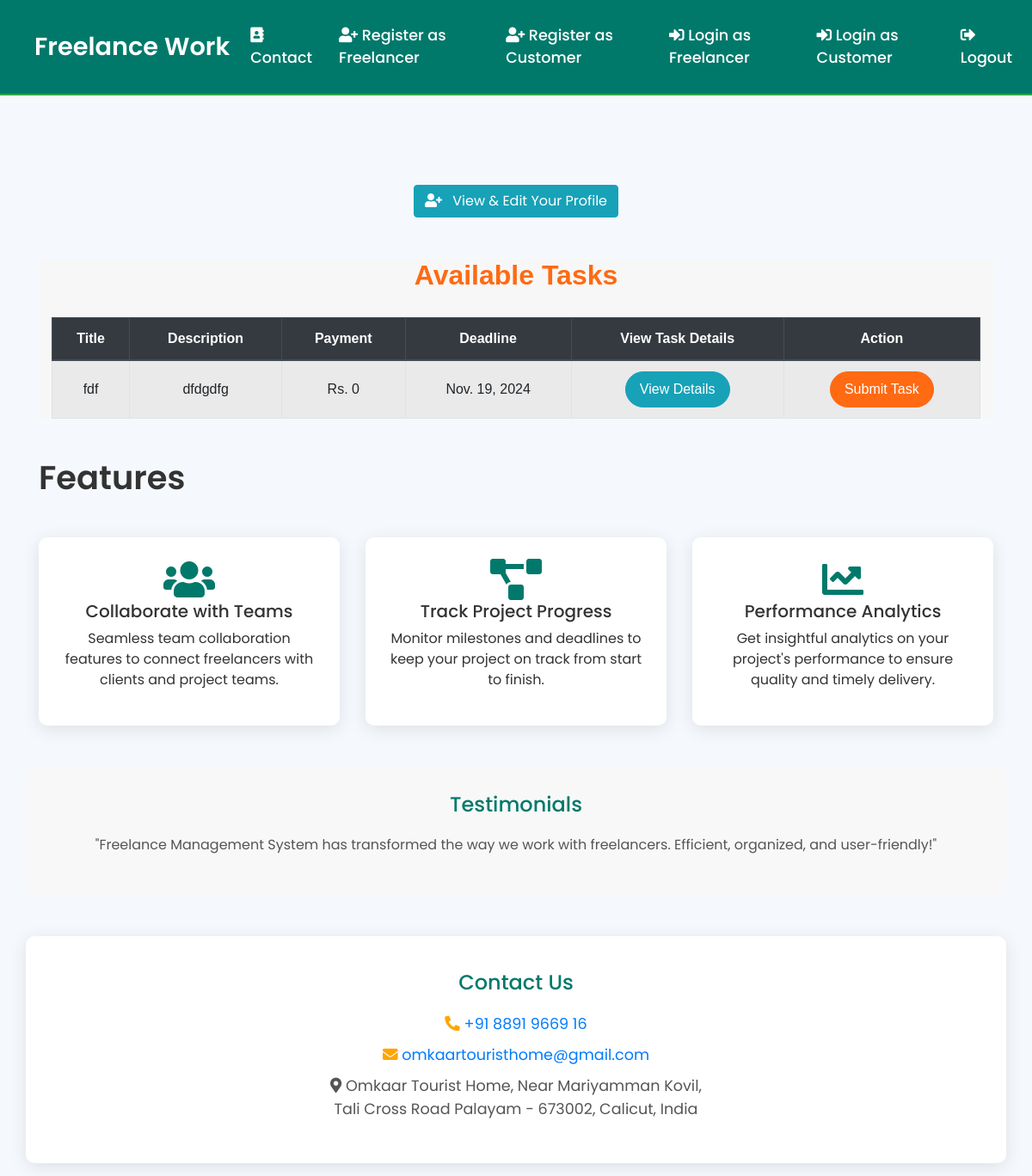
Before: /freelancer_task_list/ (signed in) with the older database file.
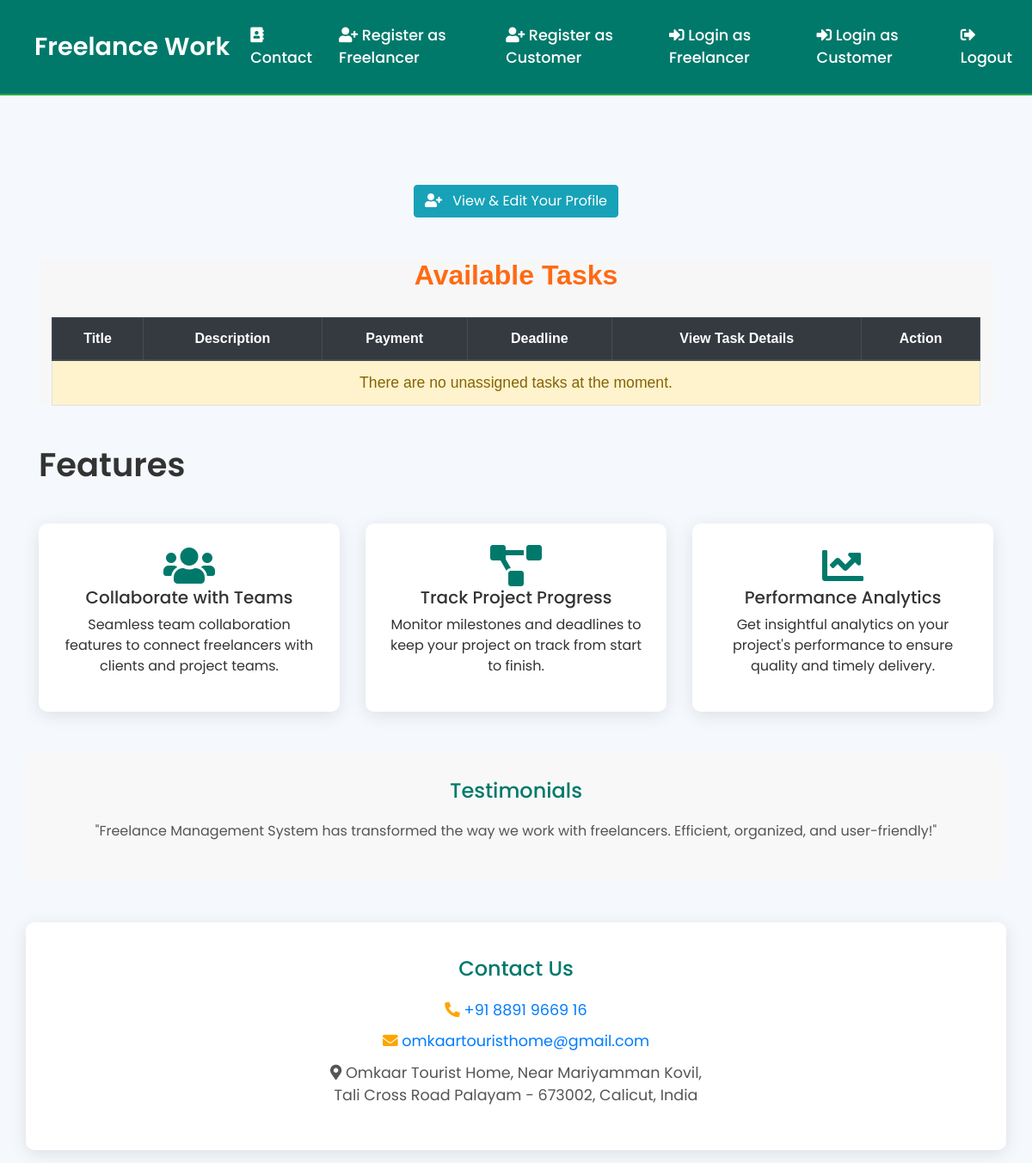
After: the same page with the newer database file.
### freelancers_app/models.py (models this page shows, shortened)
class Task(models.Model):
    title = models.CharField(max_length=200)
    description = models.TextField()
    deadline = models.DateField(null=True, blank=True)
    is_completed = models.BooleanField(default=False)
    payment_amount = models.PositiveIntegerField(default=0)
    file_upload = models.FileField(upload_to='task_documents/', null=True, blank=True)

### freelancers_app/views.py (the view)
# urls.py: path('freelancer_task_list/', views.freelancer_task_list, name='freelancer_task_list'),
@login_required
def freelancer_task_list(request):
    tasks = Task.objects.filter(is_completed=False)
    return render(request, 'freelancer_task_list.html', {'tasks': tasks})

### templates/freelancer_task_list.html (shortened to what this page needs)
{% extends 'home.html' %}
{% block content %}
<a href="{% url 'edit_freelancer_profile' %}" class="btn btn-info" style="text-decoration:none;">
        <i class="fas fa-user-plus mr-2"></i>
        View & Edit Your Profile
</a>
<div class="container task-list mt-5">
    <h2 class="text-center mb-4">Available Tasks</h2>
    <table class="table table-bordered table-striped">
        <thead class="thead-dark">
            <tr>
                <th>Title</th>
                <th>Description</th>
                <th>Payment</th>
                <th>Deadline</th>
                <th>View Task Details</th>
                <th>Action</th>
            </tr>
        </thead>
        <tbody>
            {% for task in tasks %}
                <tr>
                    <td>{{ task.title }}</td>
                    <td>{{ task.description }}</td>
                    <td>Rs. {{ task.payment_amount }}</td>
                    <td>{{ task.deadline }}</td>
                    <td>
                        <a href="{% url 'task_detail' task_id=task.id %}" class="btn btn-info btn-sm">View Details</a>
                    </td>
                    <td>
                        <a href="{% url 'submit_task' task_id=task.id %}" class="btn btn-primary btn-sm">Submit Task</a>
                    </td>
                </tr>
            {% empty %}
                <tr>
                    <td colspan="6" class="text-center alert alert-warning">There are no unassigned tasks at the moment.</td>
                </tr>
            {% endfor %}
        </tbody>
    </table>
</div>
{% endblock %}

### templates/home.html (shortened to what this page needs)
<!DOCTYPE html>
<html lang="en">
<head>
    <link rel="stylesheet" href="https://maxcdn.bootstrapcdn.com/bootstrap/4.5.2/css/bootstrap.min.css">
    <link href="https://cdnjs.cloudflare.com/ajax/libs/font-awesome/5.15.4/css/all.min.css" rel="stylesheet">
<link href="https://cdn.jsdelivr.net/npm/bootstrap-icons/font/bootstrap-icons.css" rel="stylesheet">
</head>
<body>
    <nav class="navbar navbar-expand-lg navbar-dark fixed-top">
        <a class="navbar-brand" href="{% url 'home' %}">Freelance Work</a>
        <div class="collapse navbar-collapse" id="navbarNav">
            <ul class="navbar-nav ml-auto">
                <li class="nav-item"><a class="nav-link" href="#contact"><i class="fas fa-address-book"></i> Contact</a></li>
                <li class="nav-item"><a class="nav-link" href="{% url 'register_freelancer' %}"><i class="fas fa-user-plus"></i> Register as Freelancer</a></li>
                <li class="nav-item"><a class="nav-link" href="{% url 'register_customer' %}"><i class="fas fa-user-plus"></i> Register as Customer</a></li>
                <li class="nav-item"><a class="nav-link" href="{% url 'freelancer_login' %}"><i class="fas fa-sign-in-alt"></i> Login as Freelancer</a></li>
                <li class="nav-item"><a class="nav-link" href="{% url 'customer_login' %}"><i class="fas fa-sign-in-alt"></i> Login as Customer</a></li>
                <li class="nav-item"><a class="nav-link" href="{% url 'logout' %}" onclick="return confirmLogout()"><i class="fas fa-sign-out-alt"></i> Logout</a></li>
            </ul>
        </div>
    </nav>
    <div class="content">
        <div class="container text-center">
            {% block content %}{% endblock %}
        </div>
        <div class="container">
            <div class="section-title">Features</div>
            <div class="row">
                <div class="col-md-4">
                    <div class="feature-card">
                        <div class="icon-container">
                            <i class="fas fa-users fa-3x"></i>
                        </div>
                        <h5>Collaborate with Teams</h5>
                        <p>Seamless team collaboration features to connect freelancers with clients and project teams.</p>
                    </div>
                </div>
                <div class="col-md-4">
                    <div class="feature-card">
                        <div class="icon-container">
                            <i class="fas fa-project-diagram fa-3x"></i>
                        </div>
                        <h5>Track Project Progress</h5>
                        <p>Monitor milestones and deadlines to keep your project on track from start to finish.</p>
                    </div>
                </div>
                <div class="col-md-4">
                    <div class="feature-card">
                        <div class="icon-container">
                            <i class="fas fa-chart-line fa-3x"></i>
                        </div>
                        <h5>Performance Analytics</h5>
                        <p>Get insightful analytics on your project's performance to ensure quality and timely delivery.</p>
                    </div>
                </div>
            </div>
        </div>
        <div class="container testimonial mt-5">
            <h5>Testimonials</h5>
            <p>"Freelance Management System has transformed the way we work with freelancers. Efficient, organized, and user-friendly!"</p>
        </div>
<div class="container contact-section mt-5" id="contact">
    <h5>Contact Us</h5>
    <p><i class="fas fa-phone-alt" style="color:orange;"></i>
        <a href="tel:+918891966916" style=" text-decoration: none;" >+91 8891 9669 16</a>
    </p>
    <p><i class="fas fa-envelope" style="color:orange;"></i>
        <a href="mailto:omkaartouristhome@gmail.com" style=" text-decoration: none;" >omkaartouristhome@gmail.com</a>
    </p>
    <p ><i class="fas fa-map-marker-alt"></i> Omkaar Tourist Home, Near Mariyamman Kovil, <br> Tali Cross Road Palayam - 673002, Calicut, India</p>
</div>
    </div>
</body>
</html>

### templates/home.html (style rules this page uses)
:root { --primary-color: #00796b; --button-color: #28a745; --button-hover-color: #218838; --text-color: #333; --bg-color: #f5f9fd; --card-bg-color: #ffffff; --card-hover-shadow: rgba(0, 0, 0, 0.15); }
body { background-color: var(--bg-color); font-family: 'Poppins', sans-serif; color: var(--text-color); padding: 15px; }
.navbar { background-color: var(--primary-color); padding: 20px 0; border-bottom: 2px solid #28a745; }
.navbar-nav .nav-link { color: #fff !important; font-size: 1.1rem; font-weight: 500; margin-right: 15px; transition: color 0.3s ease; }
.navbar-brand { font-size: 1.8rem; color: white !important; font-weight: 600; margin-left: 40px; }
.content { margin-top: 200px; }
.section-title { font-size: 2.4rem; font-weight: 600; margin: 40px 0; color: var(--text-color); }
.feature-card { background-color: var(--card-bg-color); border-radius: 10px; padding: 25px; box-shadow: 0 4px 20px rgba(0, 0, 0, 0.1); text-align: center; display: flex; flex-direction: column; justify-content: space-between; height: 100%; transition: transform 0.3s, box-shadow 0.3s; }
.feature-card .icon-container i { color: var(--primary-color); }
.testimonial { margin-top: 60px; background-color: #f8f8f8; border-radius: 10px; padding: 30px; color: #555; text-align: center; }
.testimonial h5 { color: var(--primary-color); font-size: 1.5rem; margin-bottom: 20px; }
.contact-section { margin-top: 60px; padding: 40px; background-color: var(--card-bg-color); border-radius: 10px; text-align: center; box-shadow: 0 4px 20px rgba(0, 0, 0, 0.1); }
.contact-section h5 { color: var(--primary-color); font-size: 1.5rem; margin-bottom: 20px; }
.contact-section p { color: #555; font-size: 1.1rem; margin-bottom: 10px; }

### templates/freelancer_task_list.html (style rules this page uses)
.task-list { background-color: #f7f7f7; font-family: Arial, sans-serif; }
.task-list h2 { font-size: 2rem; font-weight: bold; color: #FF6A13; }
.task-list .table { margin-top: 30px; border-radius: 10px; }
.task-list .table th, .task-list .table td { vertical-align: middle; }
.task-list .alert-warning { font-size: 1.1rem; color: #856404; background-color: #fff3cd; }

Changed rows visible on the page:
no longer on this page (row edited): Task: title "fdf", description "dfdgdfg", payment_amount "0", deadline "Nov. 19, 2024"
Other visible differences:
text now shown: "There are no unassigned tasks at the moment."
